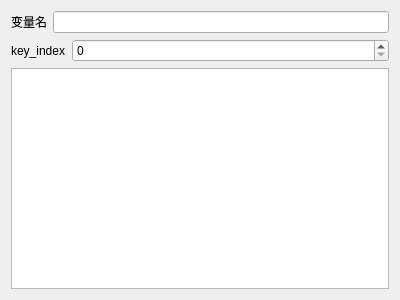
<?xml version="1.0" encoding="UTF-8"?>
<ui version="4.0">
 <class>MainWindow</class>
 <widget class="QMainWindow" name="MainWindow">
  <property name="geometry">
   <rect>
    <x>0</x>
    <y>0</y>
    <width>400</width>
    <height>300</height>
   </rect>
  </property>
  <property name="windowTitle">
   <string>indexclassmaker</string>
  </property>
  <widget class="QWidget" name="centralWidget">
   <layout class="QVBoxLayout" name="verticalLayout">
    <item>
     <layout class="QHBoxLayout" name="horizontalLayout">
      <item>
       <widget class="QLabel" name="label">
        <property name="text">
         <string>变量名</string>
        </property>
       </widget>
      </item>
      <item>
       <widget class="QLineEdit" name="ValueName"/>
      </item>
     </layout>
    </item>
    <item>
     <layout class="QHBoxLayout" name="horizontalLayout_2">
      <item>
       <widget class="QLabel" name="label_2">
        <property name="text">
         <string>key_index</string>
        </property>
       </widget>
      </item>
      <item>
       <widget class="QSpinBox" name="ValueIndex">
        <property name="sizePolicy">
         <sizepolicy hsizetype="Expanding" vsizetype="Fixed">
          <horstretch>0</horstretch>
          <verstretch>0</verstretch>
         </sizepolicy>
        </property>
       </widget>
      </item>
     </layout>
    </item>
    <item>
     <widget class="QTextEdit" name="textEdit"/>
    </item>
   </layout>
  </widget>
 </widget>
 <layoutdefault spacing="6" margin="11"/>
 <resources/>
 <connections/>
</ui>
